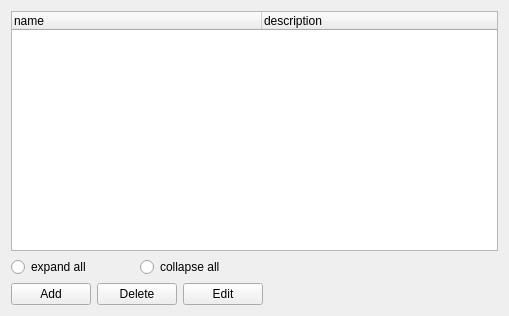
<?xml version="1.0" encoding="UTF-8"?>
<ui version="4.0">
 <class>features_form</class>
 <widget class="QWidget" name="features_form">
  <property name="geometry">
   <rect>
    <x>0</x>
    <y>0</y>
    <width>509</width>
    <height>316</height>
   </rect>
  </property>
  <property name="windowTitle">
   <string>Manage features</string>
  </property>
  <property name="windowIcon">
   <iconset resource="../configurator.qrc">
    <normaloff>:/images/chart_organisation.png</normaloff>:/images/chart_organisation.png</iconset>
  </property>
  <property name="singletonWindow" stdset="0">
   <bool>true</bool>
  </property>
  <layout class="QGridLayout" name="gridLayout">
   <item row="0" column="0" colspan="2">
    <widget class="QTreeWidget" name="feature">
     <property name="itemsExpandable">
      <bool>true</bool>
     </property>
     <property name="contextmenu" stdset="0">
      <string notr="true">add, edit, delete</string>
     </property>
     <property name="contextmenu:add" stdset="0">
      <string>Add Feature</string>
     </property>
     <property name="contextmenu:edit" stdset="0">
      <string>Edit Feature</string>
     </property>
     <property name="contextmenu:delete" stdset="0">
      <string>Delete Feature</string>
     </property>
     <property name="form:add" stdset="0">
      <string notr="true">feature_add?id={selected:1}</string>
     </property>
     <property name="form:edit" stdset="0">
      <string notr="true">feature_edit?id={selected:1}</string>
     </property>
     <property name="form:delete" stdset="0">
      <string notr="true">feature_delete?id={selected:1}</string>
     </property>
     <property name="dataslot" stdset="0">
      <string notr="true">features</string>
     </property>
     <property name="action" stdset="0">
      <string notr="true">FeatureHierarchyRequest feature {id=1}</string>
     </property>
     <attribute name="headerDefaultSectionSize">
      <number>250</number>
     </attribute>
     <column>
      <property name="text">
       <string>name</string>
      </property>
     </column>
     <column>
      <property name="text">
       <string>description</string>
      </property>
     </column>
    </widget>
   </item>
   <item row="1" column="0">
    <layout class="QHBoxLayout" name="horizontalLayout_2">
     <item>
      <widget class="QRadioButton" name="expand">
       <property name="text">
        <string>expand all</string>
       </property>
      </widget>
     </item>
     <item>
      <widget class="QRadioButton" name="collapse">
       <property name="text">
        <string>collapse all</string>
       </property>
      </widget>
     </item>
    </layout>
   </item>
   <item row="1" column="1">
    <spacer name="horizontalSpacer">
     <property name="orientation">
      <enum>Qt::Horizontal</enum>
     </property>
     <property name="sizeHint" stdset="0">
      <size>
       <width>40</width>
       <height>20</height>
      </size>
     </property>
    </spacer>
   </item>
   <item row="3" column="0">
    <layout class="QHBoxLayout" name="horizontalLayout">
     <item>
      <widget class="QPushButton" name="add">
       <property name="text">
        <string>Add</string>
       </property>
       <property name="form" stdset="0">
        <string notr="true">feature_add?id={feature.selected:1}&amp;root.selected={feature.selected:no:yes}</string>
       </property>
      </widget>
     </item>
     <item>
      <widget class="QPushButton" name="delete_2">
       <property name="text">
        <string>Delete</string>
       </property>
       <property name="form" stdset="0">
        <string>feature_delete?id={feature.selected}</string>
       </property>
      </widget>
     </item>
     <item>
      <widget class="QPushButton" name="edit">
       <property name="text">
        <string>Edit</string>
       </property>
       <property name="form" stdset="0">
        <string notr="true">feature_edit?id={feature.selected}</string>
       </property>
      </widget>
     </item>
    </layout>
   </item>
  </layout>
 </widget>
 <tabstops>
  <tabstop>feature</tabstop>
  <tabstop>expand</tabstop>
  <tabstop>collapse</tabstop>
  <tabstop>add</tabstop>
  <tabstop>delete_2</tabstop>
  <tabstop>edit</tabstop>
 </tabstops>
 <resources>
  <include location="../configurator.qrc"/>
  <include location="../configurator.qrc"/>
 </resources>
 <connections>
  <connection>
   <sender>expand</sender>
   <signal>toggled(bool)</signal>
   <receiver>feature</receiver>
   <slot>expandAll()</slot>
   <hints>
    <hint type="sourcelabel">
     <x>65</x>
     <y>297</y>
    </hint>
    <hint type="destinationlabel">
     <x>56</x>
     <y>222</y>
    </hint>
   </hints>
  </connection>
  <connection>
   <sender>collapse</sender>
   <signal>toggled(bool)</signal>
   <receiver>feature</receiver>
   <slot>collapseAll()</slot>
   <hints>
    <hint type="sourcelabel">
     <x>398</x>
     <y>297</y>
    </hint>
    <hint type="destinationlabel">
     <x>178</x>
     <y>216</y>
    </hint>
   </hints>
  </connection>
  <connection>
   <sender>feature</sender>
   <signal>doubleClicked(QModelIndex)</signal>
   <receiver>edit</receiver>
   <slot>click()</slot>
   <hints>
    <hint type="sourcelabel">
     <x>260</x>
     <y>108</y>
    </hint>
    <hint type="destinationlabel">
     <x>327</x>
     <y>329</y>
    </hint>
   </hints>
  </connection>
 </connections>
</ui>
